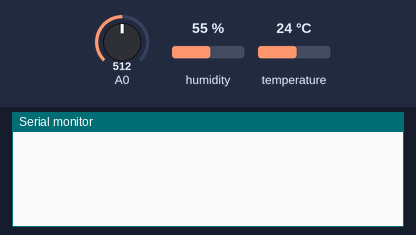
The sketch below on a simulated ESP8266 (NodeMCU). On the bench: the last lines printed to the serial monitor. The test bench sets the inputs (shaded band); at power-on: A0 = 512, humidity 55 %, temperature 24 °C. WiFi joins after 1.5 s; servers stay silent unless stated.

Above: at 3.0 s.
3.1 s: A0 set to 716
At 5.2 s:
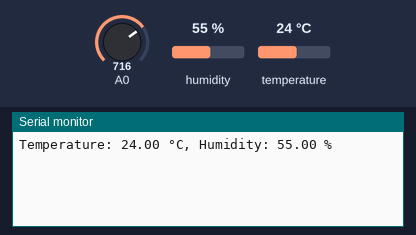
7.3 s: A0 set to 590
At 11.5 s:
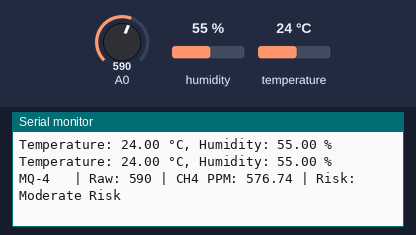
13.3 s: A0 set to 306
At 19.0 s:
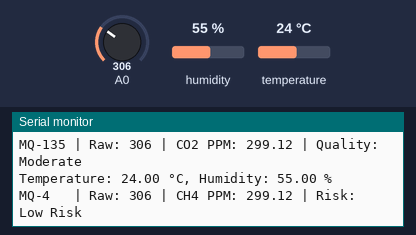
19.8 s: humidity set to 22 %
At 20.9 s:
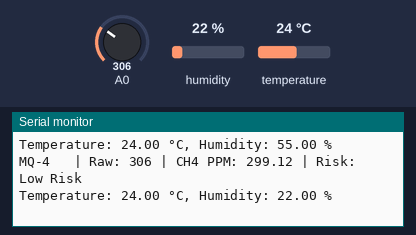
21.3 s: A0 set to 190
At 22.8 s:
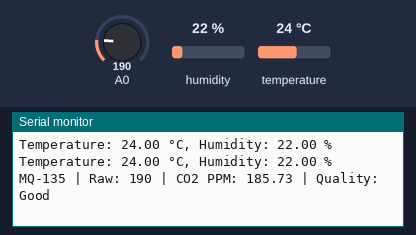
27.8 s: temperature set to 12 °C
At 28.3 s:
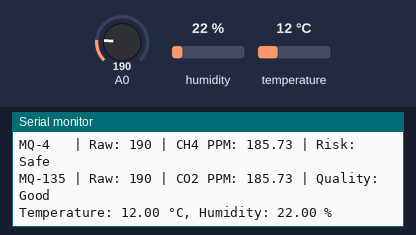

Measured:
- after the input at 7.3 s, the serial monitor: prints a new line after 3.0 s (image 2)
- after the input at 13.3 s, the serial monitor: prints a new line after 3.5 s (image 3)
- after the input at 19.8 s, the serial monitor: prints a new line at once (image 4)
- after the input at 21.3 s, the serial monitor: prints a new line after 0.50 s (image 5)
- after the input at 27.8 s, the serial monitor: prints a new line at once (image 6)

The sketch:

DHT11_MQ135_MQ4_Blynk.ino
```cpp
// Tech Trends Shameer - Merged Blynk IoT Project

#define BLYNK_TEMPLATE_ID "TMPL6pbdU3i37"
#define BLYNK_TEMPLATE_NAME "Digital Cold Storage Management System"
#define BLYNK_AUTH_TOKEN "xhGaywVqMu4MPlk9CCaruFISxNunXKSS"

#define BLYNK_PRINT Serial

#include <ESP8266WiFi.h>
#include <BlynkSimpleEsp8266.h>
#include <DHT.h>

// WiFi credentials
char ssid[] = "Event Horizon";
char pass[] = "Singularity_TON168";

// DHT setup
#define DHTPIN D6
#define DHTTYPE DHT11
DHT dht(DHTPIN, DHTTYPE);

// Blynk timer
BlynkTimer timer;

void readDHTSensor() {
  float h = dht.readHumidity();
  float t = dht.readTemperature();

  if (isnan(h) || isnan(t)) {
    Serial.println("Failed to read from DHT sensor!");
    return;
  }

  Serial.print("Temperature: ");
  Serial.print(t);
  Serial.print(" °C, Humidity: ");
  Serial.print(h);
  Serial.println(" %");

  Blynk.virtualWrite(V0, t); // Temperature
  Blynk.virtualWrite(V1, h); // Humidity
}

void readMQ135() {
  int analogValue = analogRead(A0);
  float ppm = analogValue * (1000.0 / 1023.0);

  String airQuality;
  if (ppm <= 200) airQuality = "Good";
  else if (ppm <= 400) airQuality = "Moderate";
  else if (ppm <= 600) airQuality = "Unhealthy for Sensitive Groups";
  else if (ppm <= 800) airQuality = "Unhealthy";
  else if (ppm <= 1000) airQuality = "Very Unhealthy";
  else airQuality = "Hazardous";

  Serial.print("MQ-135 | Raw: ");
  Serial.print(analogValue);
  Serial.print(" | CO2 PPM: ");
  Serial.print(ppm);
  Serial.print(" | Quality: ");
  Serial.println(airQuality);

  Blynk.virtualWrite(V2, analogValue);  // Raw Value
  Blynk.virtualWrite(V3, ppm);          // Estimated PPM
  Blynk.virtualWrite(V4, airQuality);   // Air Quality Status
}

void readMQ4() {
  // If using both MQ-135 and MQ-4 on A0, you'll need a multiplexer or switch to read separately.
  // For demo, we simulate MQ-4 data just after MQ-135.
  delay(500);  // brief pause between reads

  int analogValue = analogRead(A0);
  float ppm = analogValue * (1000.0 / 1023.0);

  String gasQuality;
  if (ppm <= 200) gasQuality = "Safe";
  else if (ppm <= 400) gasQuality = "Low Risk";
  else if (ppm <= 600) gasQuality = "Moderate Risk";
  else if (ppm <= 800) gasQuality = "High Risk";
  else if (ppm <= 1000) gasQuality = "Very High Risk";
  else gasQuality = "Dangerous";

  Serial.print("MQ-4   | Raw: ");
  Serial.print(analogValue);
  Serial.print(" | CH4 PPM: ");
  Serial.print(ppm);
  Serial.print(" | Risk: ");
  Serial.println(gasQuality);

  Blynk.virtualWrite(V5, analogValue);  // Raw Value
  Blynk.virtualWrite(V6, ppm);          // Estimated PPM
  Blynk.virtualWrite(V7, gasQuality);   // Gas Quality Status
}

void setup() {
  Serial.begin(115200);
  Blynk.begin(BLYNK_AUTH_TOKEN, ssid, pass);
  dht.begin();

  timer.setInterval(2000L, readDHTSensor);
  timer.setInterval(5000L, readMQ135);
  timer.setInterval(8000L, readMQ4); // Staggered to avoid analogRead conflict
}

void loop() {
  Blynk.run();
  timer.run();
}
```
